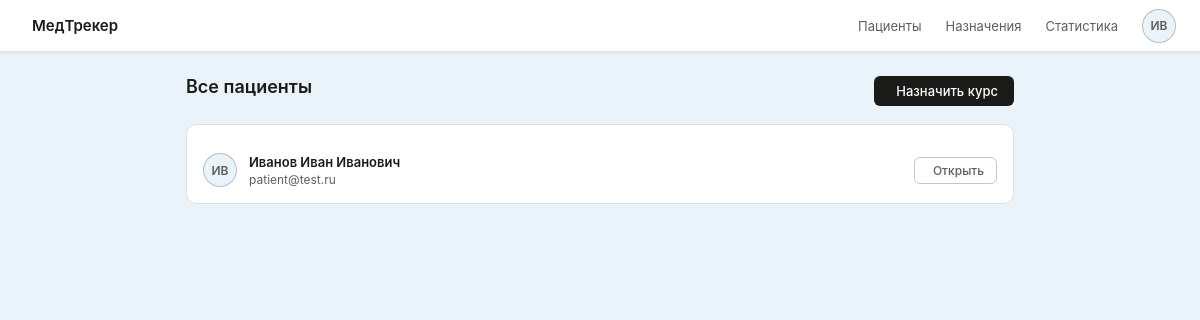
The app's page /doctor/patients (signed in) with its own data.
### app/models/models.py (models this page shows, shortened)
class User(UserMixin, db.Model):
    __tablename__ = 'user'
    id = db.Column(db.Integer, primary_key=True, autoincrement=True)
    username = db.Column(db.String(50), nullable=False, unique=True)
    email = db.Column(db.String(100), nullable=False, unique=True)
    password_hash = db.Column(db.String(255), nullable=False)
    role = db.Column(db.String(10), nullable=False)
    full_name = db.Column(db.String(100), nullable=False)
    created_at = db.Column(db.DateTime, default=datetime.utcnow, nullable=False)
    assigned_courses = db.relationship(
        'Course',
        foreign_keys='Course.doctor_id',
        backref=db.backref('doctor', lazy='joined'),
        lazy='dynamic'
    )
    patient_courses = db.relationship(
        'Course',
        foreign_keys='Course.patient_id',
        backref=db.backref('patient', lazy='joined'),
        lazy='dynamic'
    )
    intake_logs = db.relationship('IntakeLog', backref='patient_user', lazy='dynamic')
    def is_doctor(self):
        return self.role == 'doctor'
    def is_patient(self):
        return self.role == 'patient'

### app/routes/doctor.py (the view)
@doctor_bp.route('/patients')
@login_required
@doctor_required
def patients():
    search = request.args.get('search', '').strip()
    query = (db.session.query(User)
             .join(Course, Course.patient_id == User.id)
             .filter(Course.doctor_id == current_user.id)
             .distinct())
    if search:
        query = query.filter(User.full_name.ilike(f'%{search}%'))
    patients_list = query.all()
    return render_template('doctor/patients.html', patients=patients_list, search=search)

### app/routes/doctor.py (called while the page is built)
def doctor_required(f):
    from functools import wraps
    @wraps(f)
    def decorated(*args, **kwargs):
        if not current_user.is_authenticated or not current_user.is_doctor():
            abort(403)
        return f(*args, **kwargs)
    return decorated

### app/templates/doctor/patients.html (shortened to what this page needs)
{% extends "shared/base.html" %}
{% block content %}
<div class="page-wrapper">
  <div class="page-header">
    <div class="page-title">Все пациенты</div>
    <a href="{{ url_for('doctor.assign_course') }}" class="btn btn-primary">
       Назначить курс
    </a>
  </div>
  <div class="card">
    {% if patients %}
      {% for p in patients %}
      <div class="list-row">
        <div class="list-row-left">
          <div class="icon-circle">{{ p.full_name[:2].upper() }}</div>
          <div>
            <div class="row-title">{{ p.full_name }}</div>
            <div class="row-sub">{{ p.email }}</div>
          </div>
        </div>
        <a href="{{ url_for('doctor.patient_card', patient_id=p.id) }}"
           class="btn btn-secondary btn-sm">
           Открыть
        </a>
      </div>
      {% endfor %}
    {% else %}
      <div class="empty-state"><i class="ti ti-users"></i><p>Пациентов нет</p></div>
    {% endif %}
  </div>
</div>
{% endblock %}

### app/templates/shared/base.html (shortened to what this page needs)
<!DOCTYPE html>
<html lang="ru">
<head>
<link rel="stylesheet" href="https://cdn.jsdelivr.net/npm/@tabler/icons-webfont@2.44.0/tabler-icons.min.css">
<link rel="stylesheet" href="{{ url_for('static', filename='css/main.css') }}">
</head>
<body>
{% if current_user.is_authenticated %}
<nav class="navbar">
  <a class="navbar-brand" href="{{ url_for('auth.index') }}">
    МедТрекер
  </a>
  <div class="navbar-nav">
    {% if current_user.is_patient() %}
      <a class="nav-link {% if request.blueprint == 'patient' and 'dashboard' in request.endpoint %}active{% endif %}"
         href="{{ url_for('patient.dashboard') }}">Мои курсы</a>
      <a class="nav-link {% if 'diary' in request.endpoint %}active{% endif %}"
         href="{{ url_for('patient.diary') }}">Дневник</a>
      <a class="nav-link {% if 'statistics' in request.endpoint %}active{% endif %}"
         href="{{ url_for('patient.statistics') }}">Статистика</a>
    {% else %}
      <a class="nav-link {% if 'dashboard' in request.endpoint %}active{% endif %}"
         href="{{ url_for('doctor.dashboard') }}">Пациенты</a>
      <a class="nav-link {% if 'assign' in request.endpoint %}active{% endif %}"
         href="{{ url_for('doctor.assign_course') }}">Назначения</a>
      <a class="nav-link {% if 'statistics' in request.endpoint %}active{% endif %}"
         href="{{ url_for('doctor.statistics') }}">Статистика</a>
    {% endif %}
    <div style="position:relative">
      <a class="avatar-btn" href="{{ url_for('auth.logout') }}" title="Выйти из системы">
        {{ current_user.full_name[:2].upper() }}
      </a>
    </div>
  </div>
</nav>
{% endif %}
<div id="pageContent">
{% block content %}{% endblock %}
</div>
</body>
</html>

### app/static/css/main.css (style rules this page uses)
:root { --color-bg-primary: #ffffff; --color-bg-secondary: #eaf3f9; --color-bg-tertiary: #eeede9; --color-text-primary: #1a1a18; --color-text-secondary:#5f5e5a; --color-text-tertiary: #9c9a92; --color-border-light: rgba(0,0,0,0.12); --color-border-mid: rgba(0,0,0,0.22); --color-border-strong: rgba(0,0,0,0.35); --color-ok-bg: #E1F5EE; --color-ok-text: #085041; --color-warn-bg: #FAEEDA; --color-warn-text:#633806; --color-bad-bg: #FCEBEB; --color-bad-text: #791F1F; --color-info-bg: #EEF2FF; --color-info-text:#3730A3; --color-info-border:#C7D2FE; --radius-sm: 6px; --radius-md: 8px; --radius-lg: 10px; --shadow-sm: 0 1px 3px rgba(0,0,0,0.07); }
*, *::before, *::after { box-sizing: border-box; margin: 0; padding: 0; }
body { font-family: -apple-system, BlinkMacSystemFont, 'Segoe UI', Roboto, sans-serif; background: var(--color-bg-secondary); color: var(--color-text-primary); font-size: 14px; min-height: 100vh; }
a { color: inherit; text-decoration: none; }
.navbar { background: var(--color-bg-primary); border-bottom: 0.5px solid var(--color-border-light); padding: 0 24px; height: 52px; display: flex; align-items: center; justify-content: space-between; position: sticky; top: 0; z-index: 100; box-shadow: var(--shadow-sm); }
.navbar-brand { display: flex; align-items: center; gap: 8px; font-size: 15px; font-weight: 600; color: var(--color-text-primary); }
.navbar-nav { display: flex; align-items: center; gap: 24px; }
.nav-link { font-size: 13px; color: var(--color-text-secondary); transition: color .15s; }
.avatar-btn { width: 34px; height: 34px; border-radius: 50%; background: var(--color-bg-secondary); border: 0.5px solid var(--color-border-mid); display: flex; align-items: center; justify-content: center; font-size: 12px; font-weight: 600; color: var(--color-text-secondary); cursor: pointer; position: relative; }
.page-wrapper { max-width: 860px; margin: 0 auto; padding: 24px 16px 48px; }
.page-header { display: flex; align-items: flex-start; justify-content: space-between; margin-bottom: 18px; }
.page-title { font-size: 18px; font-weight: 600; }
.card { background: var(--color-bg-primary); border: 0.5px solid var(--color-border-light); border-radius: var(--radius-lg); padding: 16px; margin-bottom: 12px; }
.list-row { display: flex; align-items: center; justify-content: space-between; padding: 12px 0; border-bottom: 0.5px solid var(--color-border-light); gap: 10px; }
.list-row:last-child { border-bottom: none; padding-bottom: 0; }
.list-row-left { display: flex; align-items: center; gap: 12px; flex: 1; min-width: 0; }
.row-title { font-size: 13px; font-weight: 600; }
.row-sub { font-size: 12px; color: var(--color-text-secondary); margin-top: 2px; }
.icon-circle { width: 34px; height: 34px; border-radius: 50%; background: var(--color-bg-secondary); border: 0.5px solid var(--color-border-mid); display: flex; align-items: center; justify-content: center; flex-shrink: 0; font-size: 12px; font-weight: 600; color: var(--color-text-secondary); }
.btn { display: inline-flex; align-items: center; gap: 6px; border-radius: var(--radius-sm); font-size: 13px; font-weight: 500; padding: 7px 16px; cursor: pointer; white-space: nowrap; transition: opacity .15s; border: none; }
.btn-primary { background: var(--color-text-primary); color: var(--color-bg-primary); }
.btn-secondary { background: transparent; color: var(--color-text-secondary); border: 0.5px solid var(--color-border-mid) !important; }
.btn-sm { padding: 5px 12px; font-size: 12px; }

### records on screen
User: full_name "ИВ"
User: full_name "ИВ", full_name "Иванов Иван Иванович", email "patient@test.ru"
